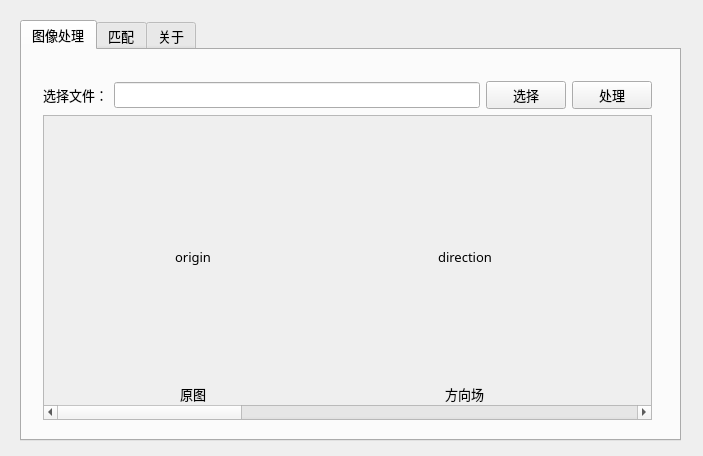
<?xml version="1.0" encoding="UTF-8"?>
<ui version="4.0">
 <class>Widget</class>
 <widget class="QWidget" name="Widget">
  <property name="geometry">
   <rect>
    <x>0</x>
    <y>0</y>
    <width>703</width>
    <height>456</height>
   </rect>
  </property>
  <property name="sizePolicy">
   <sizepolicy hsizetype="Fixed" vsizetype="Fixed">
    <horstretch>0</horstretch>
    <verstretch>0</verstretch>
   </sizepolicy>
  </property>
  <property name="windowTitle">
   <string>指纹匹配工具</string>
  </property>
  <property name="windowIcon">
   <iconset>
    <normaloff>C:/Users/paroid/Desktop/hand.ico</normaloff>C:/Users/paroid/Desktop/hand.ico</iconset>
  </property>
  <widget class="QTabWidget" name="mainTab">
   <property name="geometry">
    <rect>
     <x>20</x>
     <y>20</y>
     <width>661</width>
     <height>421</height>
    </rect>
   </property>
   <property name="font">
    <font>
     <family>微软雅黑</family>
     <pointsize>10</pointsize>
    </font>
   </property>
   <property name="tabPosition">
    <enum>QTabWidget::North</enum>
   </property>
   <property name="tabShape">
    <enum>QTabWidget::Rounded</enum>
   </property>
   <property name="currentIndex">
    <number>0</number>
   </property>
   <property name="elideMode">
    <enum>Qt::ElideLeft</enum>
   </property>
   <property name="movable">
    <bool>true</bool>
   </property>
   <widget class="QWidget" name="tab">
    <attribute name="title">
     <string>图像处理</string>
    </attribute>
    <widget class="QWidget" name="verticalLayoutWidget">
     <property name="geometry">
      <rect>
       <x>10</x>
       <y>20</y>
       <width>631</width>
       <height>361</height>
      </rect>
     </property>
     <layout class="QVBoxLayout" name="verticalLayout">
      <item>
       <layout class="QHBoxLayout" name="horizontalLayout">
        <item>
         <widget class="QLabel" name="label">
          <property name="text">
           <string>选择文件：</string>
          </property>
         </widget>
        </item>
        <item>
         <widget class="QLineEdit" name="lineEdit_fileName"/>
        </item>
        <item>
         <widget class="QPushButton" name="pushButton_openFile">
          <property name="text">
           <string>选择</string>
          </property>
         </widget>
        </item>
        <item>
         <widget class="QPushButton" name="pushButton_Process">
          <property name="text">
           <string>处理</string>
          </property>
         </widget>
        </item>
       </layout>
      </item>
      <item>
       <widget class="QScrollArea" name="scrollArea">
        <property name="widgetResizable">
         <bool>true</bool>
        </property>
        <widget class="QWidget" name="scrollAreaWidgetContents_3">
         <property name="geometry">
          <rect>
           <x>0</x>
           <y>0</y>
           <width>1920</width>
           <height>305</height>
          </rect>
         </property>
         <property name="minimumSize">
          <size>
           <width>1920</width>
           <height>0</height>
          </size>
         </property>
         <widget class="QWidget" name="horizontalLayoutWidget_2">
          <property name="geometry">
           <rect>
            <x>10</x>
            <y>10</y>
            <width>1904</width>
            <height>291</height>
           </rect>
          </property>
          <layout class="QHBoxLayout" name="horizontalLayout_2">
           <property name="spacing">
            <number>16</number>
           </property>
           <property name="sizeConstraint">
            <enum>QLayout::SetNoConstraint</enum>
           </property>
           <item>
            <layout class="QVBoxLayout" name="verticalLayout_14">
             <item>
              <widget class="QLabel" name="label_origin">
               <property name="minimumSize">
                <size>
                 <width>256</width>
                 <height>0</height>
                </size>
               </property>
               <property name="text">
                <string>origin</string>
               </property>
               <property name="alignment">
                <set>Qt::AlignCenter</set>
               </property>
              </widget>
             </item>
             <item>
              <widget class="QLabel" name="label_4">
               <property name="maximumSize">
                <size>
                 <width>16777215</width>
                 <height>24</height>
                </size>
               </property>
               <property name="font">
                <font>
                 <family>微软雅黑</family>
                 <pointsize>10</pointsize>
                </font>
               </property>
               <property name="text">
                <string>原图</string>
               </property>
               <property name="alignment">
                <set>Qt::AlignCenter</set>
               </property>
              </widget>
             </item>
            </layout>
           </item>
           <item>
            <layout class="QVBoxLayout" name="verticalLayout_7">
             <property name="sizeConstraint">
              <enum>QLayout::SetNoConstraint</enum>
             </property>
             <item>
              <widget class="QLabel" name="label_direction">
               <property name="minimumSize">
                <size>
                 <width>256</width>
                 <height>0</height>
                </size>
               </property>
               <property name="text">
                <string>direction</string>
               </property>
               <property name="alignment">
                <set>Qt::AlignCenter</set>
               </property>
              </widget>
             </item>
             <item>
              <widget class="QLabel" name="label_3">
               <property name="maximumSize">
                <size>
                 <width>16777215</width>
                 <height>24</height>
                </size>
               </property>
               <property name="font">
                <font>
                 <family>微软雅黑</family>
                 <pointsize>10</pointsize>
                </font>
               </property>
               <property name="text">
                <string>方向场</string>
               </property>
               <property name="alignment">
                <set>Qt::AlignCenter</set>
               </property>
              </widget>
             </item>
            </layout>
           </item>
           <item>
            <layout class="QVBoxLayout" name="verticalLayout_6">
             <property name="sizeConstraint">
              <enum>QLayout::SetNoConstraint</enum>
             </property>
             <item>
              <widget class="QLabel" name="label_mask">
               <property name="minimumSize">
                <size>
                 <width>256</width>
                 <height>0</height>
                </size>
               </property>
               <property name="text">
                <string>mask</string>
               </property>
               <property name="alignment">
                <set>Qt::AlignCenter</set>
               </property>
              </widget>
             </item>
             <item>
              <widget class="QLabel" name="label_5">
               <property name="maximumSize">
                <size>
                 <width>16777215</width>
                 <height>24</height>
                </size>
               </property>
               <property name="font">
                <font>
                 <family>微软雅黑</family>
                 <pointsize>10</pointsize>
                </font>
               </property>
               <property name="text">
                <string>有效区域</string>
               </property>
               <property name="alignment">
                <set>Qt::AlignCenter</set>
               </property>
              </widget>
             </item>
            </layout>
           </item>
           <item>
            <layout class="QVBoxLayout" name="verticalLayout_11">
             <property name="sizeConstraint">
              <enum>QLayout::SetNoConstraint</enum>
             </property>
             <item>
              <widget class="QLabel" name="label_enhance">
               <property name="minimumSize">
                <size>
                 <width>256</width>
                 <height>0</height>
                </size>
               </property>
               <property name="text">
                <string>enhance</string>
               </property>
               <property name="alignment">
                <set>Qt::AlignCenter</set>
               </property>
              </widget>
             </item>
             <item>
              <widget class="QLabel" name="label_7">
               <property name="maximumSize">
                <size>
                 <width>16777215</width>
                 <height>24</height>
                </size>
               </property>
               <property name="font">
                <font>
                 <family>微软雅黑</family>
                 <pointsize>10</pointsize>
                </font>
               </property>
               <property name="text">
                <string>增强</string>
               </property>
               <property name="alignment">
                <set>Qt::AlignCenter</set>
               </property>
              </widget>
             </item>
            </layout>
           </item>
           <item>
            <layout class="QVBoxLayout" name="verticalLayout_10">
             <property name="sizeConstraint">
              <enum>QLayout::SetNoConstraint</enum>
             </property>
             <item>
              <widget class="QLabel" name="label_binarize">
               <property name="minimumSize">
                <size>
                 <width>256</width>
                 <height>0</height>
                </size>
               </property>
               <property name="text">
                <string>binarize</string>
               </property>
               <property name="alignment">
                <set>Qt::AlignCenter</set>
               </property>
              </widget>
             </item>
             <item>
              <widget class="QLabel" name="label_9">
               <property name="maximumSize">
                <size>
                 <width>16777215</width>
                 <height>24</height>
                </size>
               </property>
               <property name="font">
                <font>
                 <family>微软雅黑</family>
                 <pointsize>10</pointsize>
                </font>
               </property>
               <property name="text">
                <string>二值化</string>
               </property>
               <property name="alignment">
                <set>Qt::AlignCenter</set>
               </property>
              </widget>
             </item>
            </layout>
           </item>
           <item>
            <layout class="QVBoxLayout" name="verticalLayout_8">
             <property name="sizeConstraint">
              <enum>QLayout::SetNoConstraint</enum>
             </property>
             <item>
              <widget class="QLabel" name="label_thinning">
               <property name="minimumSize">
                <size>
                 <width>256</width>
                 <height>0</height>
                </size>
               </property>
               <property name="text">
                <string>thinning</string>
               </property>
               <property name="alignment">
                <set>Qt::AlignCenter</set>
               </property>
              </widget>
             </item>
             <item>
              <widget class="QLabel" name="label_11">
               <property name="maximumSize">
                <size>
                 <width>16777215</width>
                 <height>24</height>
                </size>
               </property>
               <property name="font">
                <font>
                 <family>微软雅黑</family>
                 <pointsize>10</pointsize>
                </font>
               </property>
               <property name="text">
                <string>细化</string>
               </property>
               <property name="alignment">
                <set>Qt::AlignCenter</set>
               </property>
              </widget>
             </item>
            </layout>
           </item>
           <item>
            <layout class="QVBoxLayout" name="verticalLayout_2">
             <property name="sizeConstraint">
              <enum>QLayout::SetNoConstraint</enum>
             </property>
             <item>
              <widget class="QLabel" name="label_minutia">
               <property name="minimumSize">
                <size>
                 <width>256</width>
                 <height>0</height>
                </size>
               </property>
               <property name="text">
                <string>minutia</string>
               </property>
               <property name="alignment">
                <set>Qt::AlignCenter</set>
               </property>
              </widget>
             </item>
             <item>
              <widget class="QLabel" name="label_12">
               <property name="maximumSize">
                <size>
                 <width>16777215</width>
                 <height>24</height>
                </size>
               </property>
               <property name="font">
                <font>
                 <family>微软雅黑</family>
                 <pointsize>10</pointsize>
                </font>
               </property>
               <property name="text">
                <string>特征点</string>
               </property>
               <property name="alignment">
                <set>Qt::AlignCenter</set>
               </property>
              </widget>
             </item>
            </layout>
           </item>
          </layout>
         </widget>
        </widget>
       </widget>
      </item>
     </layout>
    </widget>
   </widget>
   <widget class="QWidget" name="tab_2">
    <attribute name="title">
     <string>匹配</string>
    </attribute>
   </widget>
   <widget class="QWidget" name="tab_3">
    <attribute name="title">
     <string>关于</string>
    </attribute>
    <widget class="QTextBrowser" name="textBrowser">
     <property name="geometry">
      <rect>
       <x>30</x>
       <y>20</y>
       <width>601</width>
       <height>321</height>
      </rect>
     </property>
     <property name="html">
      <string>&lt;!DOCTYPE HTML PUBLIC &quot;-//W3C//DTD HTML 4.0//EN&quot; &quot;http://www.w3.org/TR/REC-html40/strict.dtd&quot;&gt;
&lt;html&gt;&lt;head&gt;&lt;meta name=&quot;qrichtext&quot; content=&quot;1&quot; /&gt;&lt;style type=&quot;text/css&quot;&gt;
p, li { white-space: pre-wrap; }
&lt;/style&gt;&lt;/head&gt;&lt;body style=&quot; font-family:'微软雅黑'; font-size:10pt; font-weight:400; font-style:normal;&quot;&gt;
&lt;p align=&quot;center&quot; style=&quot; margin-top:0px; margin-bottom:0px; margin-left:0px; margin-right:0px; -qt-block-indent:0; text-indent:0px;&quot;&gt;&lt;span style=&quot; font-family:'SimSun'; font-weight:600; color:#0000ff;&quot;&gt;指纹识别工具&lt;/span&gt;&lt;/p&gt;
&lt;p style=&quot;-qt-paragraph-type:empty; margin-top:0px; margin-bottom:0px; margin-left:0px; margin-right:0px; -qt-block-indent:0; text-indent:0px; font-family:'SimSun'; font-size:9pt;&quot;&gt;&lt;br /&gt;&lt;/p&gt;
&lt;p style=&quot; margin-top:0px; margin-bottom:0px; margin-left:0px; margin-right:0px; -qt-block-indent:0; text-indent:0px;&quot;&gt;&lt;span style=&quot; font-family:'SimSun'; font-size:9pt; font-weight:600; color:#00aaff;&quot;&gt;使用说明：&lt;/span&gt;&lt;/p&gt;
&lt;p style=&quot;-qt-paragraph-type:empty; margin-top:0px; margin-bottom:0px; margin-left:0px; margin-right:0px; -qt-block-indent:0; text-indent:0px; font-family:'SimSun'; font-size:9pt; font-weight:600; color:#00aaff;&quot;&gt;&lt;br /&gt;&lt;/p&gt;
&lt;p style=&quot;-qt-paragraph-type:empty; margin-top:0px; margin-bottom:0px; margin-left:0px; margin-right:0px; -qt-block-indent:0; text-indent:0px; font-family:'SimSun'; font-size:9pt; font-weight:600; color:#00aaff;&quot;&gt;&lt;br /&gt;&lt;/p&gt;
&lt;p style=&quot;-qt-paragraph-type:empty; margin-top:0px; margin-bottom:0px; margin-left:0px; margin-right:0px; -qt-block-indent:0; text-indent:0px; font-family:'SimSun'; font-size:9pt; font-weight:600; color:#00aaff;&quot;&gt;&lt;br /&gt;&lt;/p&gt;
&lt;p style=&quot;-qt-paragraph-type:empty; margin-top:0px; margin-bottom:0px; margin-left:0px; margin-right:0px; -qt-block-indent:0; text-indent:0px; font-family:'SimSun'; font-size:9pt; font-weight:600; color:#00aaff;&quot;&gt;&lt;br /&gt;&lt;/p&gt;
&lt;p style=&quot;-qt-paragraph-type:empty; margin-top:0px; margin-bottom:0px; margin-left:0px; margin-right:0px; -qt-block-indent:0; text-indent:0px; font-family:'SimSun'; font-size:9pt; font-weight:600; color:#00aaff;&quot;&gt;&lt;br /&gt;&lt;/p&gt;
&lt;p style=&quot;-qt-paragraph-type:empty; margin-top:0px; margin-bottom:0px; margin-left:0px; margin-right:0px; -qt-block-indent:0; text-indent:0px; font-family:'SimSun'; font-size:9pt; font-weight:600; color:#00aaff;&quot;&gt;&lt;br /&gt;&lt;/p&gt;
&lt;p style=&quot;-qt-paragraph-type:empty; margin-top:0px; margin-bottom:0px; margin-left:0px; margin-right:0px; -qt-block-indent:0; text-indent:0px; font-family:'SimSun'; font-size:9pt; font-weight:600; color:#00aaff;&quot;&gt;&lt;br /&gt;&lt;/p&gt;
&lt;p style=&quot; margin-top:0px; margin-bottom:0px; margin-left:0px; margin-right:0px; -qt-block-indent:0; text-indent:0px;&quot;&gt;&lt;span style=&quot; font-family:'SimSun'; font-size:9pt; font-weight:600; color:#00aaff;&quot;&gt;指纹算法版本：fvs-0.1.1&lt;/span&gt;&lt;/p&gt;
&lt;p style=&quot; margin-top:0px; margin-bottom:0px; margin-left:0px; margin-right:0px; -qt-block-indent:0; text-indent:0px;&quot;&gt;&lt;span style=&quot; font-family:'SimSun'; font-size:9pt; font-weight:600; color:#00aaff;&quot;&gt;GUI第一作者：GitHub上的&lt;/span&gt;&lt;span style=&quot; font-family:'Helvetica,arial,nimbussansl,liberationsans,freesans,clean,sans-serif,Segoe UI Emoji,Segoe UI Symbol'; font-size:12px; color:#666666; background-color:#ffffff;&quot;&gt; paroid  &lt;/span&gt;&lt;/p&gt;
&lt;p style=&quot; margin-top:0px; margin-bottom:0px; margin-left:0px; margin-right:0px; -qt-block-indent:0; text-indent:0px;&quot;&gt;&lt;span style=&quot; font-family:'SimSun'; font-size:9pt; font-weight:600; color:#00aaff;&quot;&gt;GUI第二作者：姚伟民&lt;/span&gt;&lt;/p&gt;&lt;/body&gt;&lt;/html&gt;</string>
     </property>
    </widget>
   </widget>
  </widget>
 </widget>
 <layoutdefault spacing="6" margin="11"/>
 <resources/>
 <connections/>
</ui>
